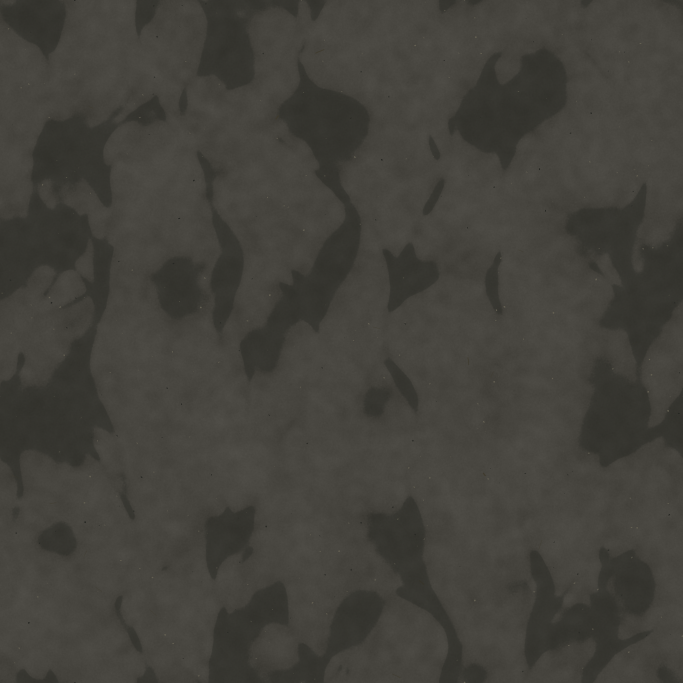
#> input picture art-source/dirt-20261028/codex-silt/tidal_silt_albedo.png, 2048 x 2048 px (shown at 1/3 size); the run also reads 2 pictures not shown here
$ python build_silt.py
#> lines starting #> are read from the running program, lines starting #| are printed output that depends on the picture; after the words box and inside, x2 and y2 are one past the last pixel; in counts of white or black regions, pixels touching at a corner belong together
"""Issue #252: the river mud's maps from Codex's tidal silt (codex-silt/, its README.txt and LICENCES.txt).

Usage: python -I build_silt.py <this folder>
Writes maps/silt_wet.png, maps/silt_dry.png and maps/silt_relief.png (RGBA, 8 bit, 2048 px, one 2 m tile);
scripts/store-dirt.gd --silt turns them into compressed, mipmapped textures in native-godot/assets/materials/dirt-20261028.

- silt_wet: the wet silt (sRGB) with its gloss (1 - roughness) in alpha. The tile's own pools are filled: their beds
  take the drier set's ground (the sets share it), toned to the wet silt, and the silt's own gloss. Repeated every 2 m
  the pools read as a camouflage print (tiling_4x4_tidal_silt.png); the game lays its water in world space instead.
- silt_dry: the drier silt (sRGB, its AO multiplied in) with its gloss in alpha; for the band by the quay wall.
- silt_relief: the drier set's ground (it has the pool beds and the fine cracks): its normal's x and y in red and
  green (OpenGL, as delivered), its height in blue (stretched from the lowest to the highest 0.1 %), alpha 1.
  maps.json gives the height's metres.
"""
import json, os, sys
import numpy as np
from PIL import Image

ROOT = sys.argv[1] if len(sys.argv) > 1 else os.path.dirname(os.path.abspath(__file__))
SRC, OUT = os.path.join(ROOT, 'codex-silt'), os.path.join(ROOT, 'maps')


def load(name):
#> called with name = 'tidal_silt_albedo.png'
    a = np.array(Image.open(os.path.join(SRC, name))).astype(np.float64)
    return a / (65535.0 if a.max() > 255 else 255.0)


def srgb_to_lin(c):
    return np.where(c <= 0.04045, c / 12.92, ((c + 0.055) / 1.055) ** 2.4)


def lin_to_srgb(c):
    c = np.clip(c, 0.0, 1.0)
    return np.where(c <= 0.0031308, c * 12.92, 1.055 * c ** (1 / 2.4) - 0.055)


def save(a, name):
    Image.fromarray(np.clip(np.round(a * 255.0), 0, 255).astype(np.uint8), 'RGBA').save(os.path.join(OUT, name))


os.makedirs(OUT, exist_ok=True)
wet, dry = srgb_to_lin(load('tidal_silt_albedo.png')), srgb_to_lin(load('tidal_silt_drier_albedo.png'))
#> in srgb_to_lin (call 2), `return np.where(c <= 0.04045, c / 12.92, ((c + 0.055) / 1.055) ** 2.4)`:
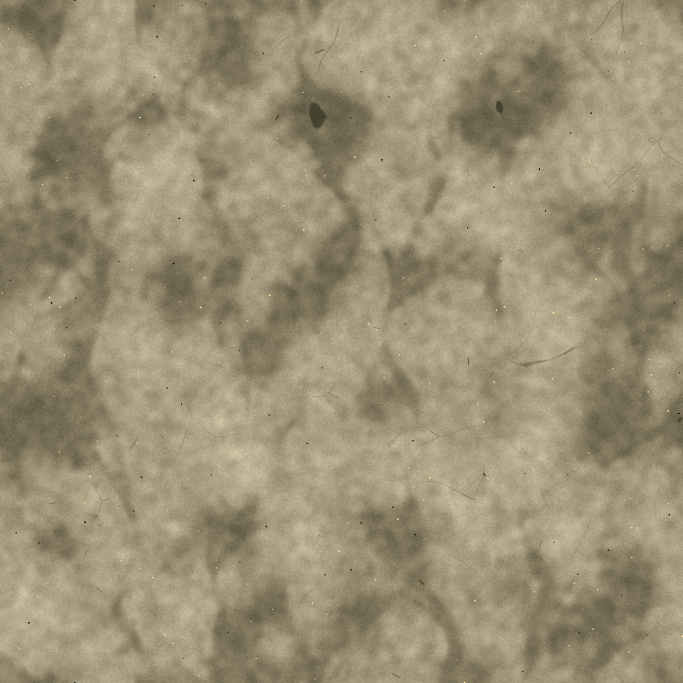
#> returned value: shape (2048, 2048, 3) float64 (shown at 1/3 size); mean of channels 0, 1, 2 0.0823, 0.0782, 0.0666; drawn with min black and max white
wet_r, dry_r = load('tidal_silt_roughness.png'), load('tidal_silt_drier_roughness.png')
#> call 3 of load, with name = 'tidal_silt_roughness.png'
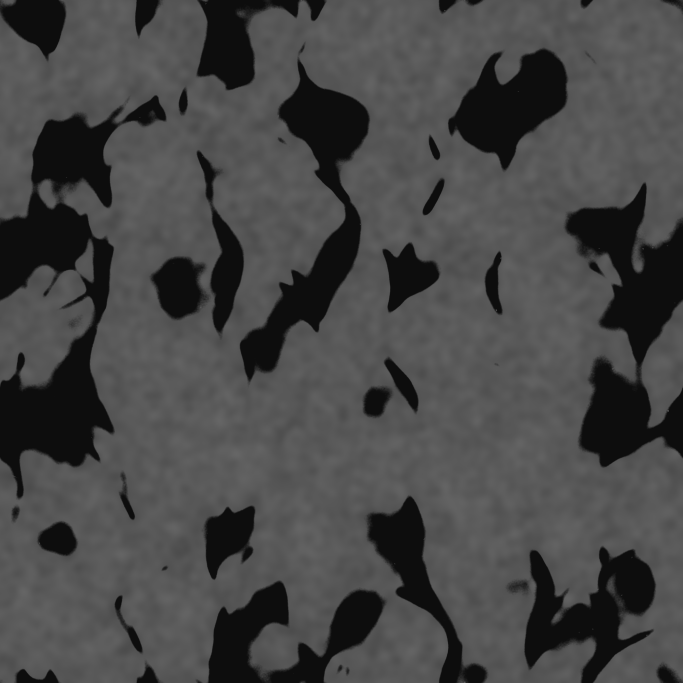
#> input picture art-source/dirt-20261028/codex-silt/tidal_silt_roughness.png, 2048 x 2048 px (shown at 1/3 size)
#> call 4 of load, with name = 'tidal_silt_drier_roughness.png'
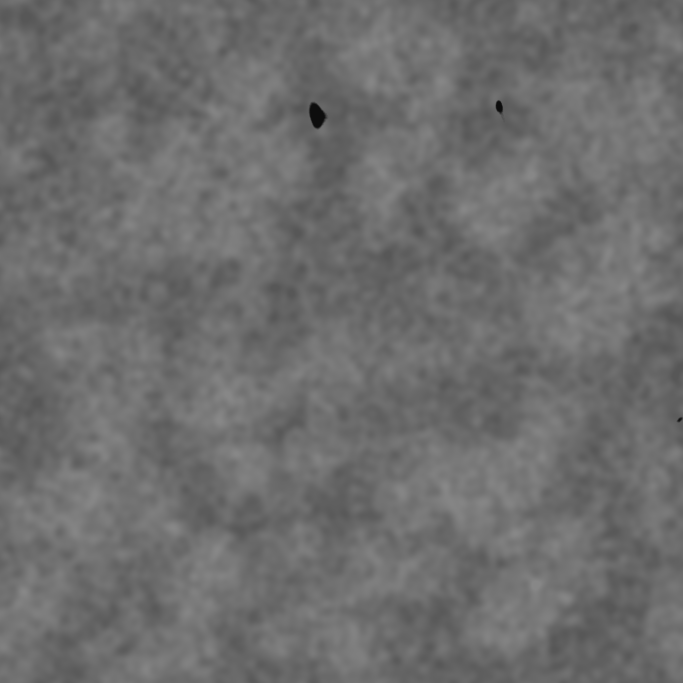
#> input picture art-source/dirt-20261028/codex-silt/tidal_silt_drier_roughness.png, 2048 x 2048 px (shown at 1/3 size)
pool = load('tidal_silt_water_mask.png')
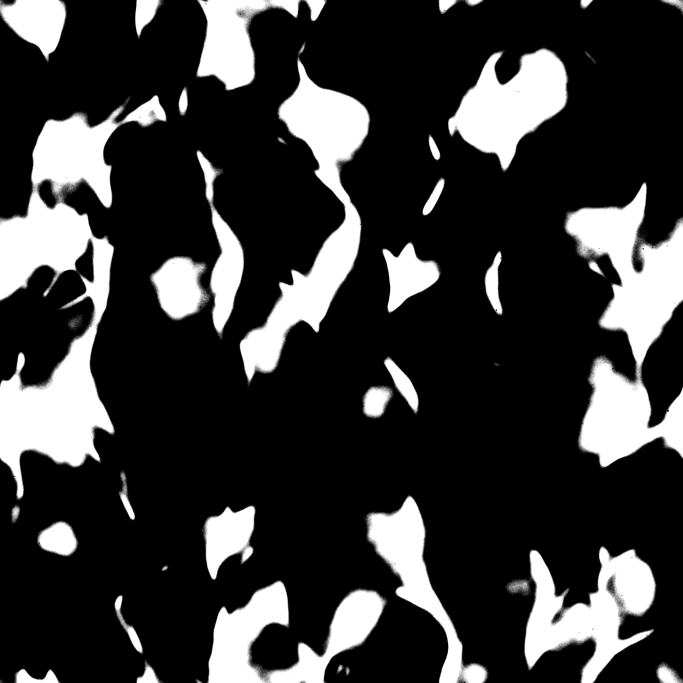
#> input picture art-source/dirt-20261028/codex-silt/tidal_silt_water_mask.png, 2048 x 2048 px (shown at 1/3 size)
ao = load('tidal_silt_drier_ao.png')

# the wet silt's own tone and gloss, away from its pools
silt = pool < 0.02
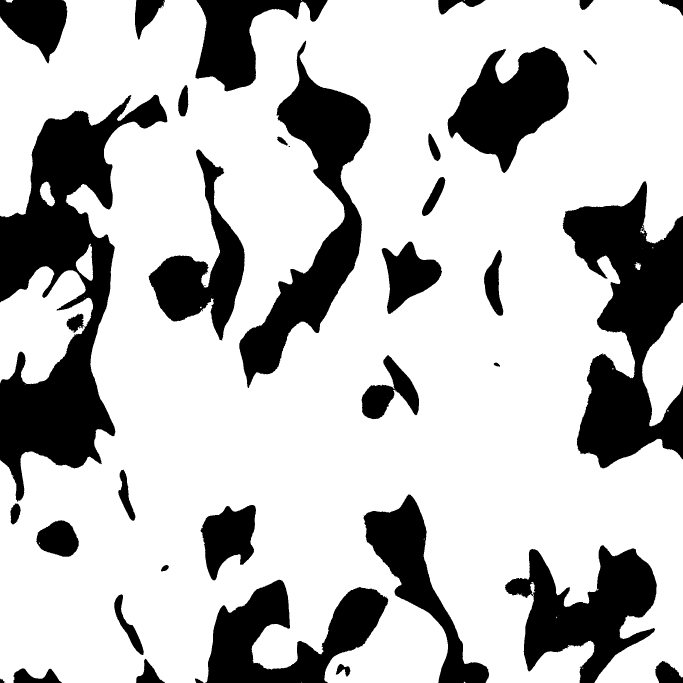
#> silt: shape (2048, 2048) bool (shown at 1/3 size); 74.6% white; 49 black regions (13 under 20 px), largest, box (x1, y1, x2, y2) and area: (0, 284, 502, 1505) 227966, (1688, 544, 2048, 1405) 162570, (718, 122, 1112, 1164) 121160
tone = np.array([np.median(wet[..., i][silt]) / np.median(dry[..., i][silt]) for i in range(3)])
#> tone = [0.728, 0.723, 0.706]
fill_r = np.median(wet_r[silt])
#> fill_r = 0.345
m = pool[..., None]
wet_filled = wet * (1 - m) + dry * tone * m
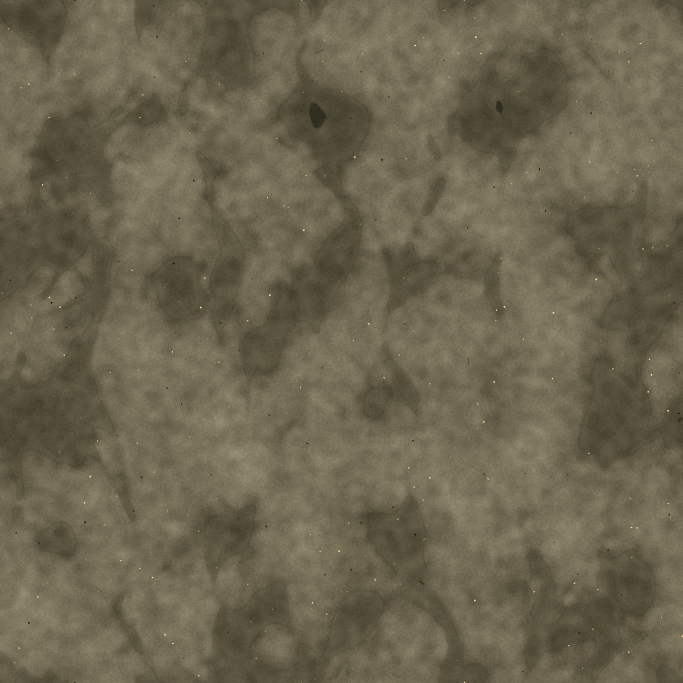
#> wet_filled: shape (2048, 2048, 3) float64 (shown at 1/3 size); mean of channels 0, 1, 2 0.0598, 0.0564, 0.047; drawn with min black and max white
wet_r_filled = wet_r * (1 - pool) + np.clip(dry_r - np.median(dry_r[silt]) + fill_r, 0.2, 0.45) * pool
a = np.dstack([lin_to_srgb(wet_filled * ao[..., None] ** 0.5), 1 - wet_r_filled])
#> a: shape (2048, 2048, 4) float64
save(a, 'silt_wet.png')
save(np.dstack([lin_to_srgb(dry * ao[..., None] ** 0.5), 1 - dry_r]), 'silt_dry.png')
#> call 2 of save, with name = 'silt_dry.png'
#> in save (call 2), `Image.fromarray(np.clip(np.round(a * 255.0), 0, 255).astype(np.uint8),..`:
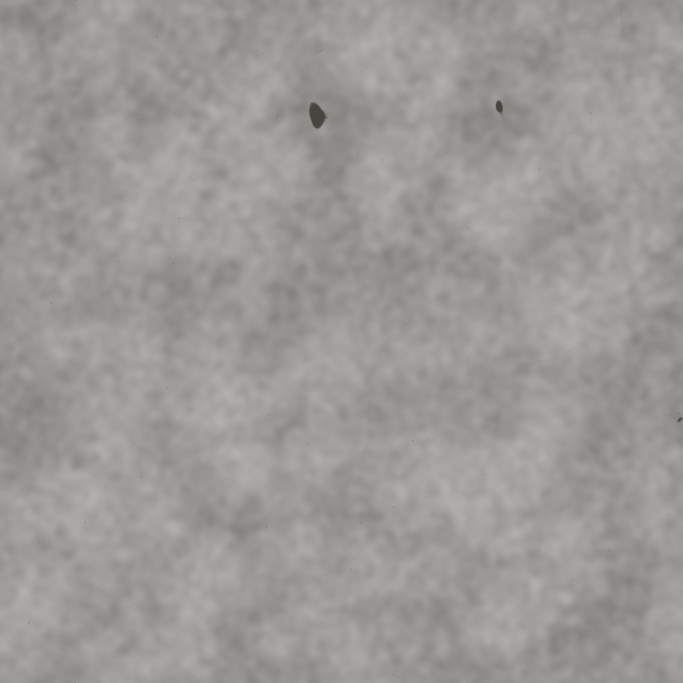
#> saved as silt_dry.png: PIL image 2048x2048 RGBA (shown at 1/3 size); mean R, G, B, A 80.8, 78.8, 72.8, 145.5; transparent parts drawn white

#> (the run stopped early here; a loop or call above may not have finished)
